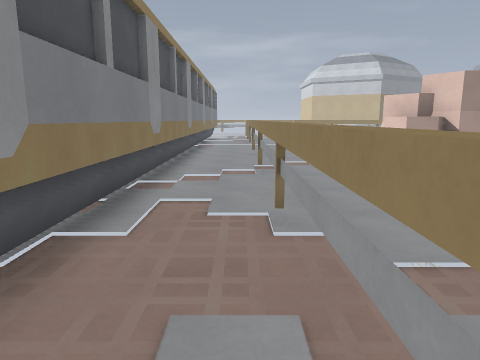
View 1 (above)

24 first-person views from a walk through a level from a Godot 3-D game. The camera is 1.5 m above the floor, tilts 10° down and sees 70° across. The floor is counted in squares, 1 m on a side. Each view is taken from the middle of a square. On the plan, view 1 faces up. The plan holds only what a view shows up to about 16 squares ahead; the rest is blank. The place goes on beyond the plan. Surface patterns are stand-ins for the level's own textures.

View 2
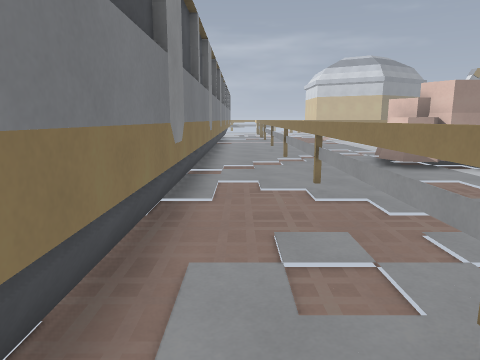

View 3
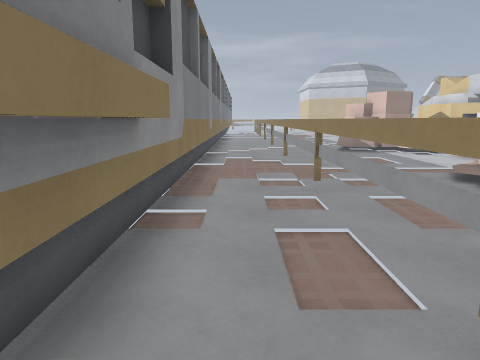

View 4
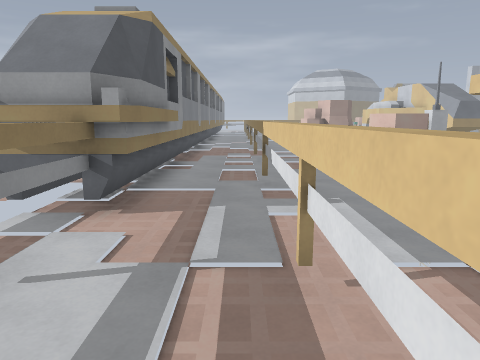

View 5
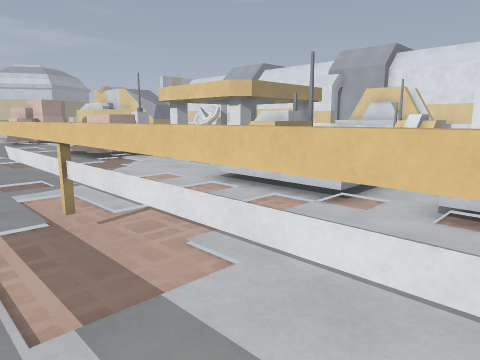

View 6
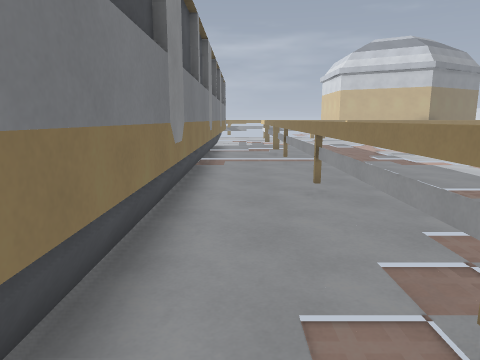

View 7
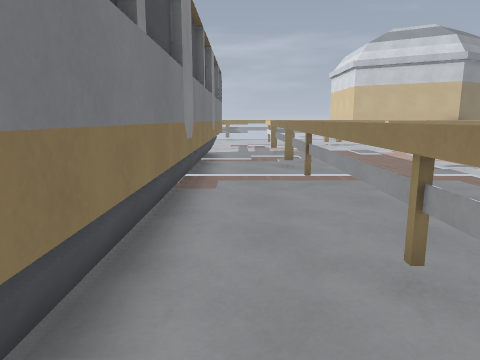

View 8
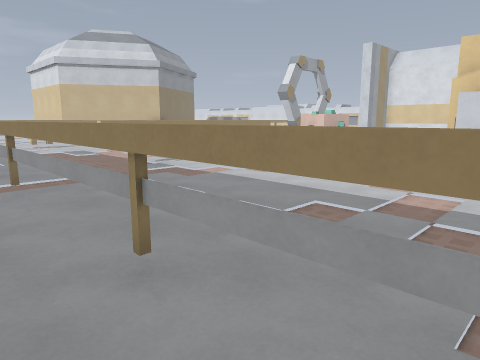

View 9
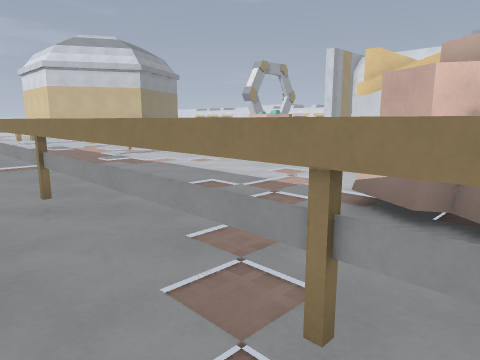

View 10
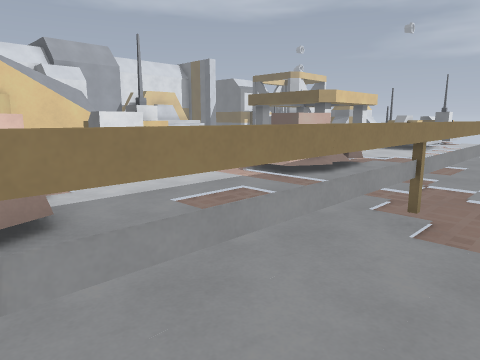

View 11
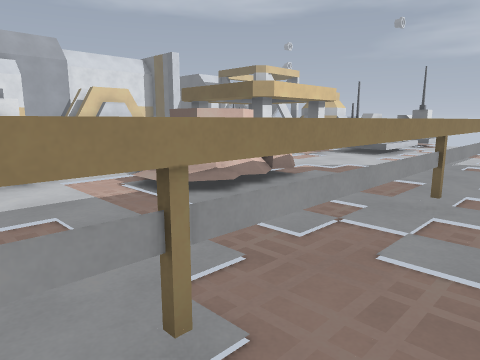

View 12
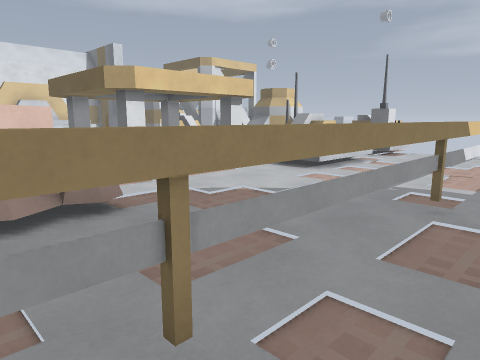

View 13
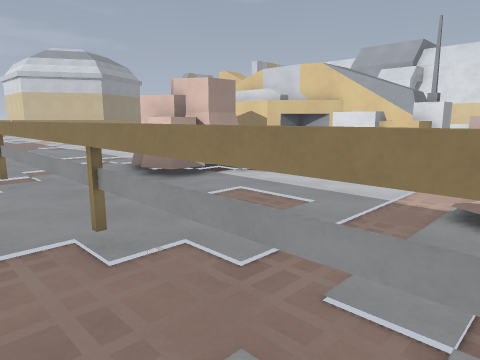

View 14
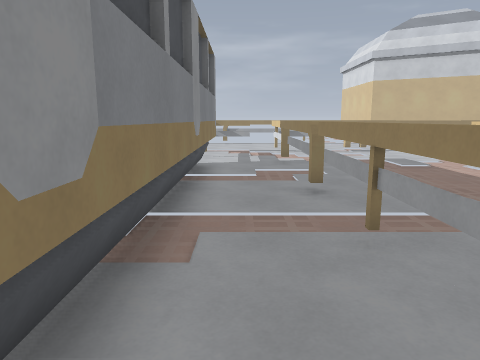

View 15
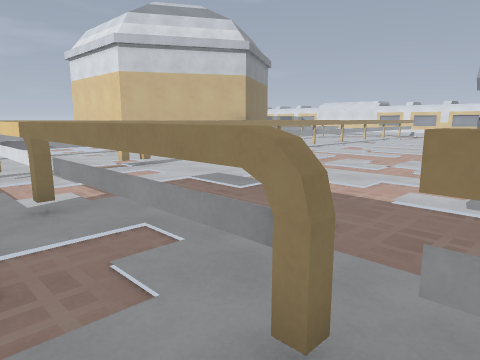

View 16
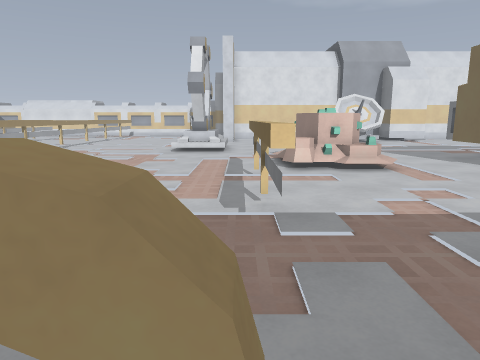

View 17
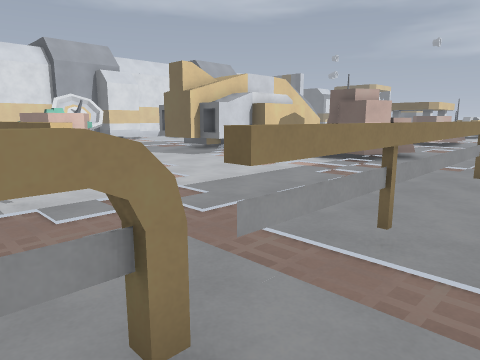

View 18
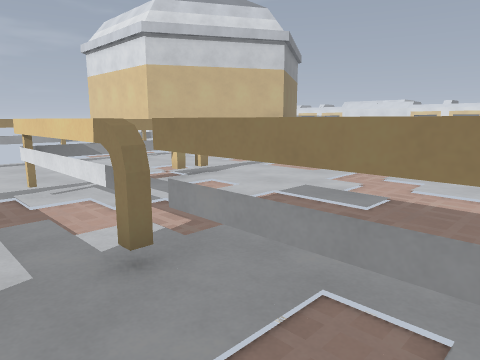

View 19
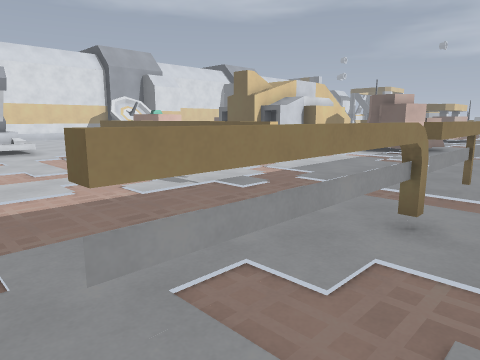

View 20
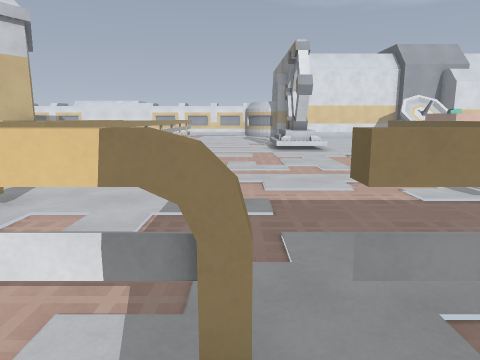

View 21
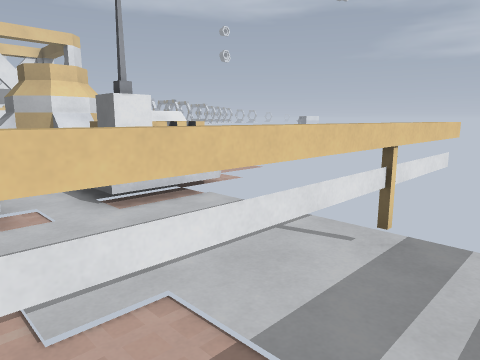

View 22
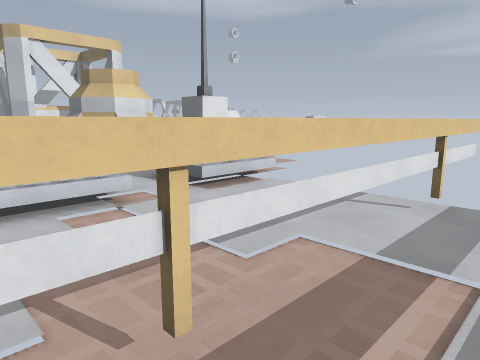

View 23
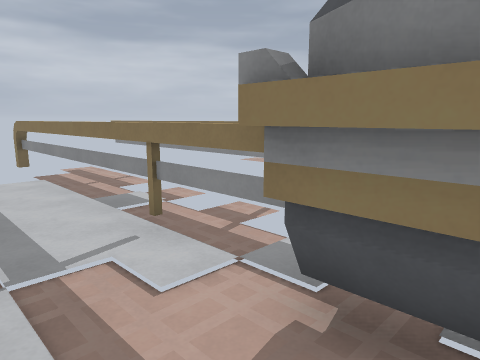

View 24
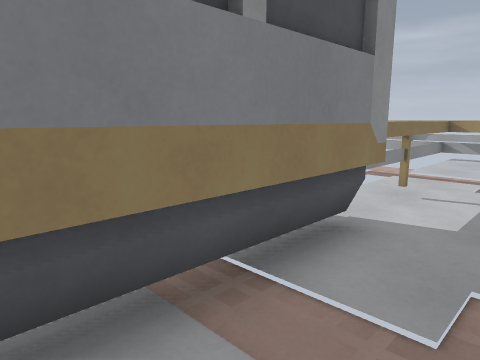

### Floor plan
Key: @ floor where view 1 was taken; # wall or solid block; . floor; / step, stairs or slope; = window, fence, low wall or low ledge; ^ raised ledge; R rock; O other object.
Columns run from 2 left of view 1 to 17 right of it. Each row starts with its distance up from view 1.
 31 #..#.......
 30 #..#.......   ....
 29 #..#....... .......
 28 #..................
 27 #..#...............
 26 #..#............../
 25 #..#............../#
 24 #..#..............//
 23 #.....########......
 22 #..#............
 21 #..#.........=^
 20 #..#......../^^
 19 #..#........//^
 18 #..#.........//
 17 #..#..............
 16 #..#...............
 15 #..#.........###...
 14 #..#....... ## ##..
 13 #..#....... #
 12 #..#. .RR  ##
 11 #..#. RRRR #
 10 #..#..RR   #
  9 #..#..RR#R ###
  8 #..#.....    #
  7 #..#.......  =
  6 #..#......^^==
  5 #..#......^^ #
  4 #..#......^^#
  3 #..#.......
  2 #..#...OO..
  1 #..#...RR
  0 #.@#...R
 -1 #..#..RRR
 -2 #..#.....
 -3 #..#. ...#
 -4 #..#. ...
 -5 #..#......
 -6 #..#......
 -7 #..#. ...#
 -8 #..#. .///
 -9 #..#. ./=#      ##
-10 #..#.../==      =
-11 #..#.../
-12 #..#...///
-13 #..#.......
-14 #..#...#^O.  #
-15 #..#...^^   ##
-16 # ##   #^    #

Positions as (right, up) in squares from view 1, and headings:
1: (0, 0), facing up
2: (-1, -2), facing up
3: (-1, -7), facing up
4: (0, -13), facing up
5: (-1, -15), facing up-right
6: (-1, 8), facing up
7: (-1, 12), facing up
8: (-1, 12), facing up-right
9: (-1, 9), facing up-right
10: (-1, 10), facing down-right
11: (-1, 6), facing down-right
12: (-1, 1), facing down-right
13: (-1, 1), facing up-right
14: (-1, 16), facing up
15: (-1, 22), facing up-right
16: (0, 23), facing right
17: (-1, 24), facing down-right
18: (-1, 25), facing up-right
19: (-1, 28), facing down-right
20: (-1, 28), facing right
21: (-1, -11), facing down-right
22: (-1, -9), facing down-right
23: (0, -6), facing down-left
24: (0, 23), facing up-left
